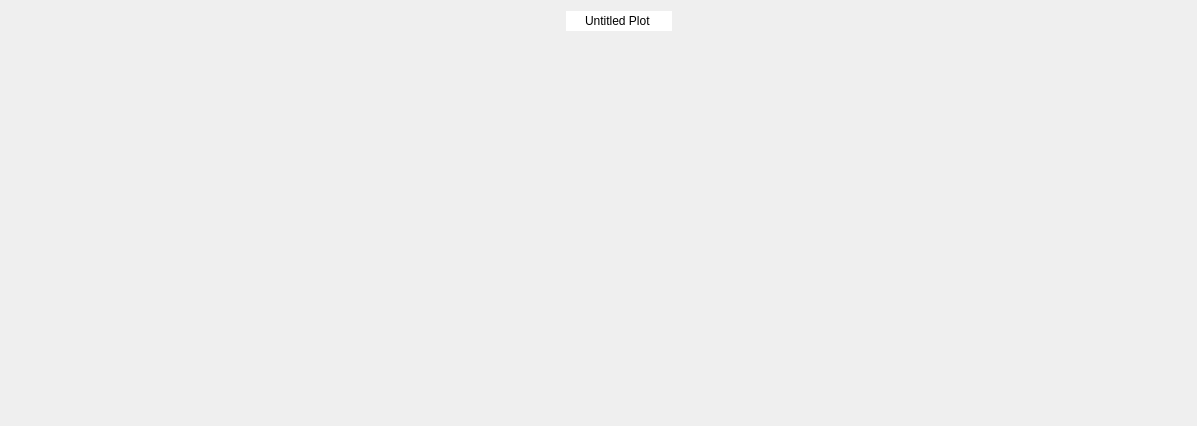
<?xml version="1.0" encoding="UTF-8"?>
<ui version="4.0">
 <class>plot_widget</class>
 <widget class="QWidget" name="plot_widget">
  <property name="geometry">
   <rect>
    <x>0</x>
    <y>0</y>
    <width>1197</width>
    <height>426</height>
   </rect>
  </property>
  <property name="windowTitle">
   <string>Plot</string>
  </property>
  <property name="autoFillBackground">
   <bool>false</bool>
  </property>
  <layout class="QVBoxLayout" name="verticalLayout_2">
   <item>
    <layout class="QVBoxLayout" name="verticalLayout">
     <item>
      <layout class="QGridLayout" name="gridLayout">
       <item row="0" column="6">
        <widget class="QPushButton" name="pushButtonClear">
         <property name="minimumSize">
          <size>
           <width>16</width>
           <height>16</height>
          </size>
         </property>
         <property name="maximumSize">
          <size>
           <width>16</width>
           <height>16</height>
          </size>
         </property>
         <property name="cursor">
          <cursorShape>PointingHandCursor</cursorShape>
         </property>
         <property name="toolTip">
          <string>Clear</string>
         </property>
         <property name="text">
          <string/>
         </property>
         <property name="icon">
          <iconset>
           <normaloff>../resource/16x16/clear.png</normaloff>../resource/16x16/clear.png</iconset>
         </property>
         <property name="flat">
          <bool>true</bool>
         </property>
        </widget>
       </item>
       <item row="0" column="0">
        <spacer name="horizontalSpacerLeft">
         <property name="orientation">
          <enum>Qt::Horizontal</enum>
         </property>
         <property name="sizeType">
          <enum>QSizePolicy::Fixed</enum>
         </property>
         <property name="sizeHint" stdset="0">
          <size>
           <width>50</width>
           <height>20</height>
          </size>
         </property>
        </spacer>
       </item>
       <item row="0" column="4">
        <spacer name="horizontalSpacer_2">
         <property name="orientation">
          <enum>Qt::Horizontal</enum>
         </property>
         <property name="sizeType">
          <enum>QSizePolicy::Expanding</enum>
         </property>
         <property name="sizeHint" stdset="0">
          <size>
           <width>40</width>
           <height>20</height>
          </size>
         </property>
        </spacer>
       </item>
       <item row="0" column="3">
        <widget class="QLineEdit" name="lineEditTitle">
         <property name="sizePolicy">
          <sizepolicy hsizetype="Minimum" vsizetype="Fixed">
           <horstretch>0</horstretch>
           <verstretch>0</verstretch>
          </sizepolicy>
         </property>
         <property name="minimumSize">
          <size>
           <width>100</width>
           <height>0</height>
          </size>
         </property>
         <property name="inputMask">
          <string/>
         </property>
         <property name="text">
          <string>Untitled Plot</string>
         </property>
         <property name="frame">
          <bool>false</bool>
         </property>
         <property name="alignment">
          <set>Qt::AlignCenter</set>
         </property>
        </widget>
       </item>
       <item row="0" column="7">
        <widget class="QPushButton" name="pushButtonEject">
         <property name="minimumSize">
          <size>
           <width>16</width>
           <height>16</height>
          </size>
         </property>
         <property name="maximumSize">
          <size>
           <width>16</width>
           <height>16</height>
          </size>
         </property>
         <property name="cursor">
          <cursorShape>PointingHandCursor</cursorShape>
         </property>
         <property name="toolTip">
          <string>Configure</string>
         </property>
         <property name="text">
          <string/>
         </property>
         <property name="icon">
          <iconset>
           <normaloff>../resource/16x16/eject.png</normaloff>../resource/16x16/eject.png</iconset>
         </property>
         <property name="flat">
          <bool>true</bool>
         </property>
        </widget>
       </item>
       <item row="0" column="5">
        <widget class="QPushButton" name="pushButtonRunPause">
         <property name="minimumSize">
          <size>
           <width>16</width>
           <height>16</height>
          </size>
         </property>
         <property name="maximumSize">
          <size>
           <width>16</width>
           <height>16</height>
          </size>
         </property>
         <property name="cursor">
          <cursorShape>PointingHandCursor</cursorShape>
         </property>
         <property name="toolTip">
          <string>Run/Pause</string>
         </property>
         <property name="text">
          <string/>
         </property>
         <property name="icon">
          <iconset>
           <normaloff>../resource/16x16/run.png</normaloff>../resource/16x16/run.png</iconset>
         </property>
         <property name="flat">
          <bool>true</bool>
         </property>
        </widget>
       </item>
       <item row="0" column="2">
        <spacer name="horizontalSpacer">
         <property name="orientation">
          <enum>Qt::Horizontal</enum>
         </property>
         <property name="sizeType">
          <enum>QSizePolicy::Expanding</enum>
         </property>
         <property name="sizeHint" stdset="0">
          <size>
           <width>40</width>
           <height>20</height>
          </size>
         </property>
        </spacer>
       </item>
       <item row="0" column="1">
        <spacer name="horizontalSpacer_4">
         <property name="orientation">
          <enum>Qt::Horizontal</enum>
         </property>
         <property name="sizeType">
          <enum>QSizePolicy::Fixed</enum>
         </property>
         <property name="sizeHint" stdset="0">
          <size>
           <width>56</width>
           <height>20</height>
          </size>
         </property>
        </spacer>
       </item>
       <item row="0" column="8">
        <spacer name="horizontalSpacerRight">
         <property name="orientation">
          <enum>Qt::Horizontal</enum>
         </property>
         <property name="sizeType">
          <enum>QSizePolicy::Fixed</enum>
         </property>
         <property name="sizeHint" stdset="0">
          <size>
           <width>0</width>
           <height>20</height>
          </size>
         </property>
        </spacer>
       </item>
      </layout>
     </item>
     <item>
      <widget class="QwtPlot" name="plot">
       <property name="sizePolicy">
        <sizepolicy hsizetype="MinimumExpanding" vsizetype="MinimumExpanding">
         <horstretch>0</horstretch>
         <verstretch>0</verstretch>
        </sizepolicy>
       </property>
       <property name="frameShape">
        <enum>QFrame::NoFrame</enum>
       </property>
       <property name="frameShadow">
        <enum>QFrame::Plain</enum>
       </property>
       <property name="lineWidth">
        <number>1</number>
       </property>
      </widget>
     </item>
    </layout>
   </item>
  </layout>
 </widget>
 <layoutdefault spacing="6" margin="11"/>
 <customwidgets>
  <customwidget>
   <class>QwtPlot</class>
   <extends>QFrame</extends>
   <header>qwt_plot.h</header>
  </customwidget>
 </customwidgets>
 <resources/>
 <connections/>
</ui>
